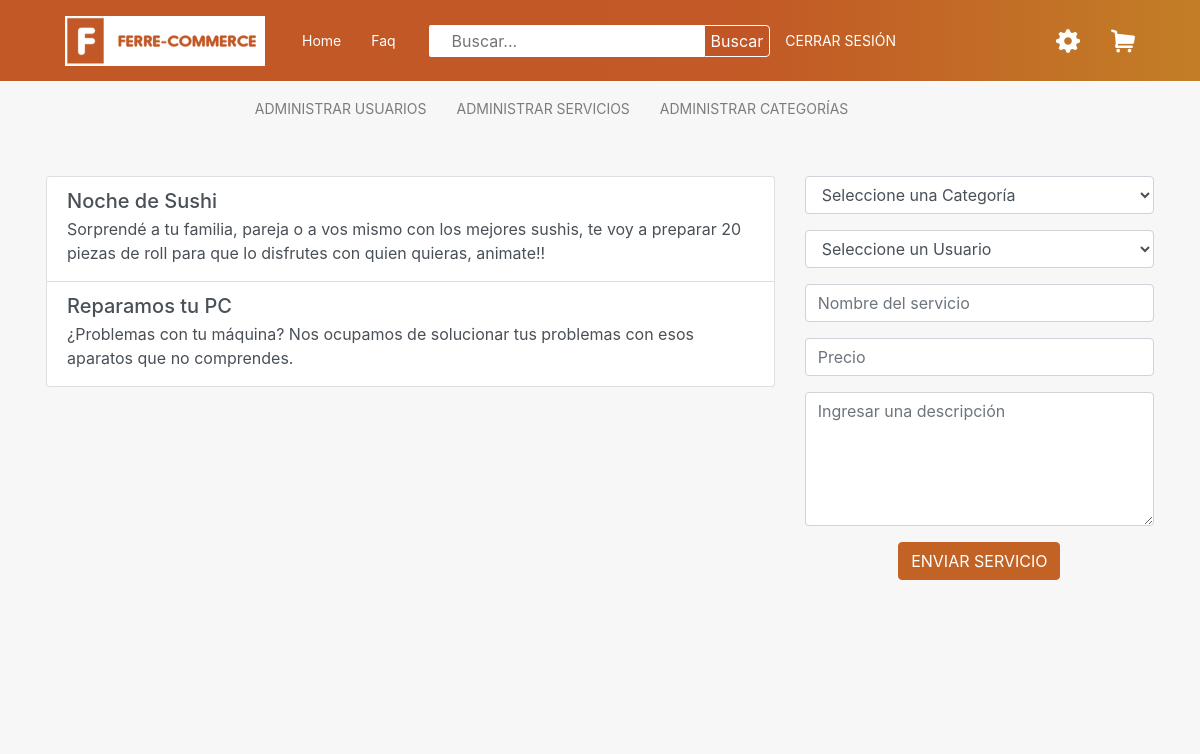
Screenshot of /all-services.php (signed in) with the database file from the repository.
### tables this page shows
CREATE TABLE `services` (
  `id` int(11) NOT NULL,
  `id_category` int(11) NOT NULL,
  `id_user` int(11) NOT NULL,
  `price` int(10) NOT NULL,
  `name` varchar(50) NOT NULL,
  `description` varchar(200) NOT NULL,
  `imageservice` varchar(100) NOT NULL,
  `videoservice` varchar(100) NOT NULL
);

### all-services.php (called while the page is built, shortened)
<?php
include 'loader.php';
$servicios = $db->buscarDatos('services');
require 'views/all-services-view.php';

### classes/PDOConnector.php (called while the page is built)
<?php
class PDOConnector
{
    public static function make()
    {
        try {
            $pdo = new PDO("mysql:host=localhost;dbname=ecommerce;port=3306;charset=utf8mb4", "root", "12345");
            $pdo->setAttribute(PDO::ATTR_ERRMODE, PDO::ERRMODE_EXCEPTION);
            $pdo->setAttribute(PDO::ATTR_EMULATE_PREPARES, false);
            return $pdo;
        } catch (PDOException $e){
            echo $e->getMessage();
        }
    }
}

### loader.php (called while the page is built, shortened)
<?php
require 'classes/MySQLDB.php';
$db = new MySQLDB();

### classes/MySQLDB.php (called while the page is built, shortened)
<?php
    require 'classes/PDOConnector.php';
    class MySQLDB extends DB
    {
        protected $connection;
        public function __construct()
        {
            $pdo = new PDOConnector();
            $this->connection = $pdo->make();
        }
        public function buscarDatos($datos)
        {
            $stmt = $this->connection->prepare("SELECT * FROM $datos");
            $stmt->execute();
            return $stmt->fetchAll(PDO::FETCH_ASSOC);
        }
    }

### views/all-services-view.php (the view, shortened to what this page needs)
<!DOCTYPE html>
<html lang="en">
<?php include 'head.php'?>
</head>
<body>
    <?php include_once('navbar.php'); ?>
    <?php include_once('nav-admin.php'); ?>
<div class="container">
    <div class="row">
        <div class="col-sm-8">
            <div class="list-categories">
                <div class="list-group">
                    <?php foreach($servicios as $servicio): ?>
                        <div class="list-group-item list-group-item-action flex-column align-items-start">
                            <div class="d-flex w-100 justify-content-between">
                                <h5 class="mb-1"><?=$servicio['name']; ?></h5>
                            </div>
                            <p class="mb-1"><?=$servicio['description']; ?></p>
                        </div>
                    <?php endforeach ?>
                </div>
            </div>
        </div>
        <div class="col-sm-4">
  <form method='post' action='' class='subir-producto'>
          <div class="form-group">
            <div class="controls">
              <select class='form-control' name='category' >
                  <option disabled selected>Seleccione una Categoría</option>
              </select>
            </div>
          </div>
          <div class="form-group">
            <div class="controls">
              <select class='form-control' name='user' >
                  <option disabled selected>Seleccione un Usuario</option>
              </select>
            </div>
          </div>
    <div class="form-group">
      <input type="text" class="form-control" placeholder="Nombre del servicio" name='name'>
    </div>
    <div class="form-group">
      <input type="text" class="form-control" aria-describedby="emailHelp" name='price' placeholder="Precio">
    </div>
    <div class="form-group">
        <textarea class="form-control" rows="5" id="comment" placeholder='Ingresar una descripción' name='description'></textarea>
    </div>
    <div class="row">
      <div class="col-12">
        <button type="submit" class="btn btn-primary">ENVIAR SERVICIO</button>
      </div>
    </div>
    </div>
        </div>
    </div>
</body>
</html>

### css/stylepreguntas.css (style rules this page uses)
.row { text-align: center; }

### css/master.css (style rules this page uses)
.btn-primary { color: #ffffff; background-color: #c26325; margin-bottom: 45px; }
body { background-color: rgb(247, 247, 247); height: 100%; }
.container { border-radius: 0px; border: solid 1px rgba(214, 210, 210, 0); }
form.subir-producto { margin-bottom: 100px; margin-top: 40px; }
.list-group { margin-top: 40px; }

### rows the page displays
services: name "Noche de Sushi", description "Sorprendé a tu familia, pareja o a vos mismo con los mejores sushis, te voy a preparar 20 piezas de roll para que lo disfrutes con quien quieras, animate!!"
services: name "Reparamos tu PC", description "¿Problemas con tu máquina? Nos ocupamos de solucionar tus problemas con esos aparatos que no comprendes."
